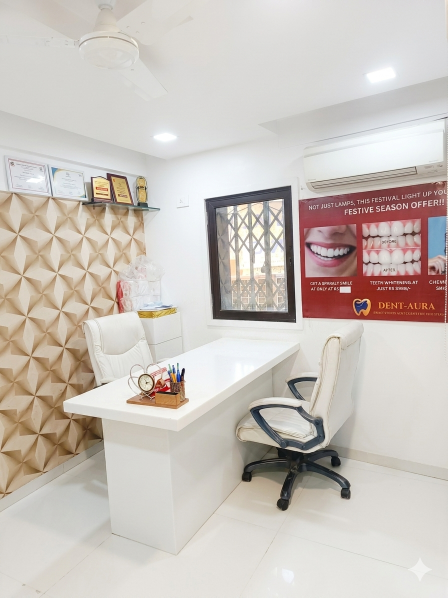
#> input picture assets/Consultation.png, 896 x 1195 px (shown at 1/2 size)
$ python build-images.py
#> lines starting #> are read from the running program, lines starting #| are printed output that depends on the picture
#!/usr/bin/env python3
"""Generate responsive WebP + JPEG derivatives for every photo on the site.

The originals in assets/ are 1.7-2 MB RGBA PNGs straight off a phone, which is
roughly 11 MB of images on a page that renders them at 185-620 CSS px. This
script writes optimised derivatives to assets/img/ so the HTML can serve a
<picture> with a srcset instead. Originals stay put as the source of truth.

Run it after adding or replacing anything in SOURCES, then commit assets/img/.

    python scripts/build-images.py
"""
import io
import json
import os

from PIL import Image

ROOT = os.path.dirname(os.path.dirname(os.path.abspath(__file__)))
SRC_DIR = os.path.join(ROOT, "assets")
OUT_DIR = os.path.join(ROOT, "assets", "img")
MANIFEST = os.path.join(OUT_DIR, "manifest.json")

# Widths to emit. Anything wider than the source is skipped rather than upscaled.
# 400 covers gallery tiles and doctor thumbs at 2x, 800 covers tablet, 1200 the
# hero and any social/OG crop.
WIDTHS = (400, 800, 1200)

WEBP_QUALITY = 78
JPEG_QUALITY = 82

# stem -> source filename. The stem is what the HTML references.
SOURCES = {
    "exterior": "exterior.png",
    "exterior2": "exterior2.png",
    "reception": "reception.png",
    "treatment": "treatment.png",
    "waiting": "waiting.png",
    "consultation": "Consultation.png",
    "dr-jyoti-gupta": "jyotiGupta.jpeg",
    "dr-laxmi-gupta": "laxmigupta.jpeg",
}


def flatten(im):
    """PNGs here are RGBA with a fully opaque alpha; JPEG can't carry that."""
    if im.mode in ("RGBA", "LA", "P"):
        im = im.convert("RGBA")
        bg = Image.new("RGB", im.size, (255, 255, 255))
        bg.paste(im, mask=im.split()[-1])
        return bg
    return im.convert("RGB")


def build(stem, filename):
#> called with stem = 'consultation', filename = 'Consultation.png'
    src = os.path.join(SRC_DIR, filename)
    original = Image.open(src)
#> original is the input picture: PIL image 896x1195 RGBA; mean R, G, B, A 202, 193.8, 187.2, 255
    original = flatten(original)
#> in flatten, `bg = Image.new("RGB", im.size, (255, 255, 255))`: bg: PIL image 896x1195 RGB; every value is 255
    saved = []

    widths = [w for w in WIDTHS if w <= original.width] or [original.width]
#> widths = [400, 800]
    if original.width not in widths and original.width < max(WIDTHS):
        widths.append(original.width)

    for width in widths:
        height = round(original.height * width / original.width)
        resized = original.resize((width, height), Image.LANCZOS)
        out = os.path.join(OUT_DIR, "%s-%d.webp" % (stem, width))
        resized.save(out, "WEBP", quality=WEBP_QUALITY, method=6)
        saved.append(out)
#> this loop made 3 passes
#> pass 1, in build, `resized = original.resize((width, height), Image.LANCZOS)`:
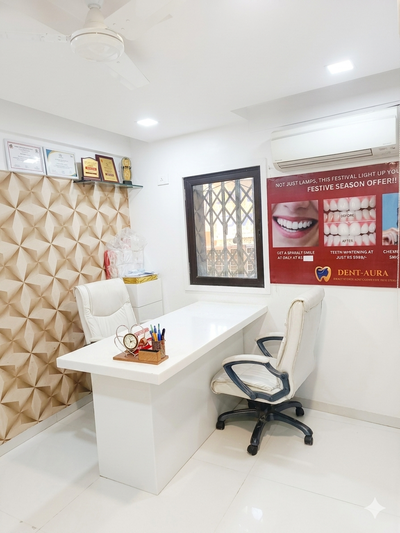
#> resized: PIL image 400x533 RGB; mean R, G, B 202, 193.8, 187.2
#> after the loop, saved = 3 items

    # One JPEG at the largest width, as the <img> fallback inside <picture>.
    fallback_width = max(widths)
#> fallback_width = 896
    height = round(original.height * fallback_width / original.width)
    resized = original.resize((fallback_width, height), Image.LANCZOS)
    out = os.path.join(OUT_DIR, "%s.jpg" % stem)
    resized.save(out, "JPEG", quality=JPEG_QUALITY, optimize=True, progressive=True)
    saved.append(out)

    return original.size, widths, saved


def build_og_card():
    """Social cards are 1.91:1. The portrait clinic shots crop badly, so the card
    comes off the landscape treatment-room photo, centre-cropped to 1200x630."""
    im = flatten(Image.open(os.path.join(SRC_DIR, "treatment.png")))
    target_w, target_h = 1200, 630

    scale = max(target_w / im.width, target_h / im.height)
    im = im.resize((round(im.width * scale), round(im.height * scale)), Image.LANCZOS)
    left = (im.width - target_w) // 2
    top = (im.height - target_h) // 2
    im = im.crop((left, top, left + target_w, top + target_h))

    out = os.path.join(OUT_DIR, "og-card.jpg")
    im.save(out, "JPEG", quality=84, optimize=True, progressive=True)
    print("%-16s %4dx%-4d -> %-18s %6.1f KB"
          % ("og-card", target_w, target_h, "social", os.path.getsize(out) / 1024))
    return out


def main():
    os.makedirs(OUT_DIR, exist_ok=True)
    before = total = 0
    manifest = {}

    for stem, filename in sorted(SOURCES.items()):
        before += os.path.getsize(os.path.join(SRC_DIR, filename))
        (w, h), widths, saved = build(stem, filename)
#> w = 896; h = 1195; widths = [400, 800, 896]; saved = 4 items
        size = sum(os.path.getsize(p) for p in saved)
#> size = 241048
        total += size
#> total = 241048
        manifest[stem] = {"widths": widths, "width": w, "height": h}
        print("%-16s %4dx%-4d -> %-18s %6.1f KB"
              % (stem, w, h, ",".join(str(x) for x in widths), size / 1024))
#| consultation      896x1195 -> 400,800,896         235.4 KB

    total += os.path.getsize(build_og_card())

    # scripts/build-pages.py reads this to expand [[photo:...]] tokens, so the
    # srcset widths in the HTML can never drift from what was actually written.
    io.open(MANIFEST, "w", encoding="utf-8", newline="\n").write(
        json.dumps(manifest, indent=2, sort_keys=True) + "\n")

    print("\noriginals %.1f MB -> derivatives %.1f MB"
          % (before / 1048576, total / 1048576))


if __name__ == "__main__":
#> (the run stopped early here; a loop or call above may not have finished)
